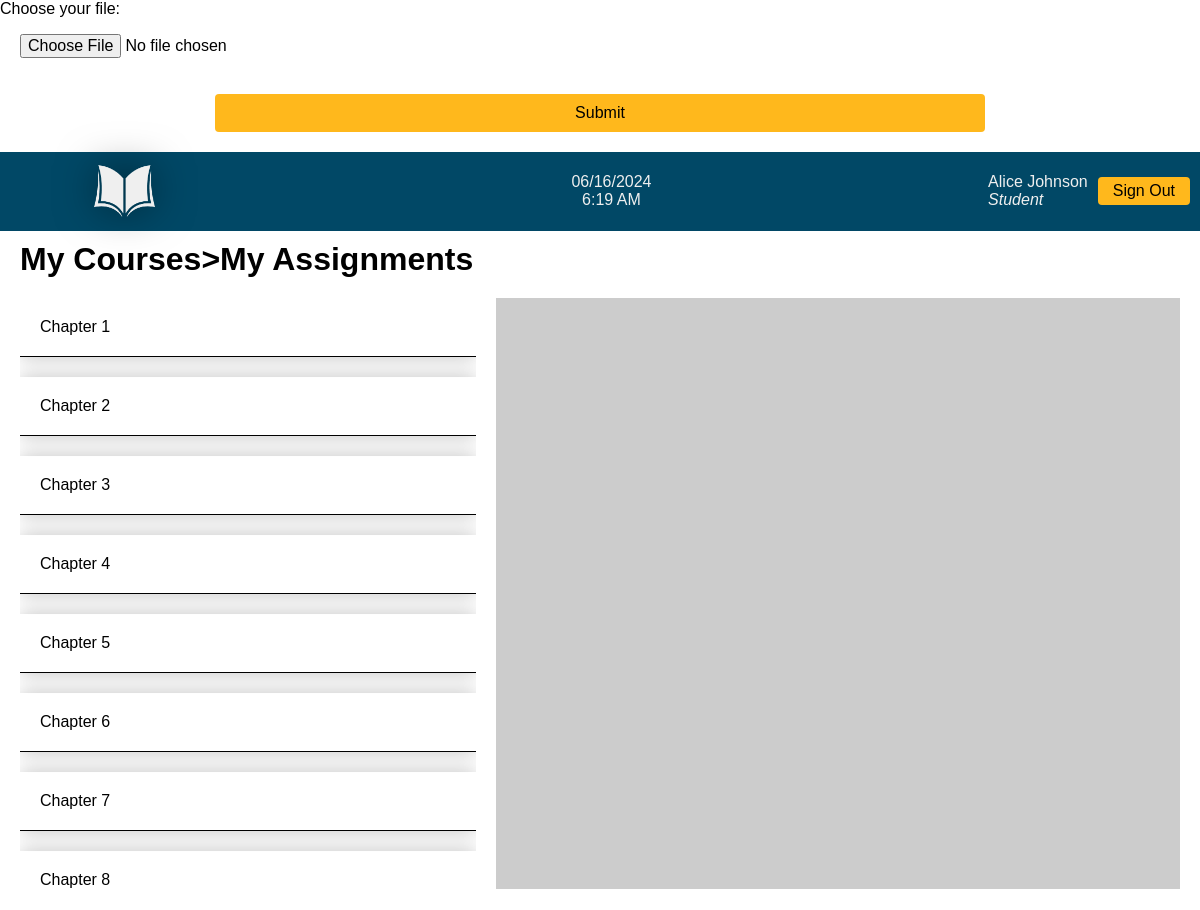
The page /pages/assignment.php?course_code=CACS205 (signed in) on the database as committed earlier.
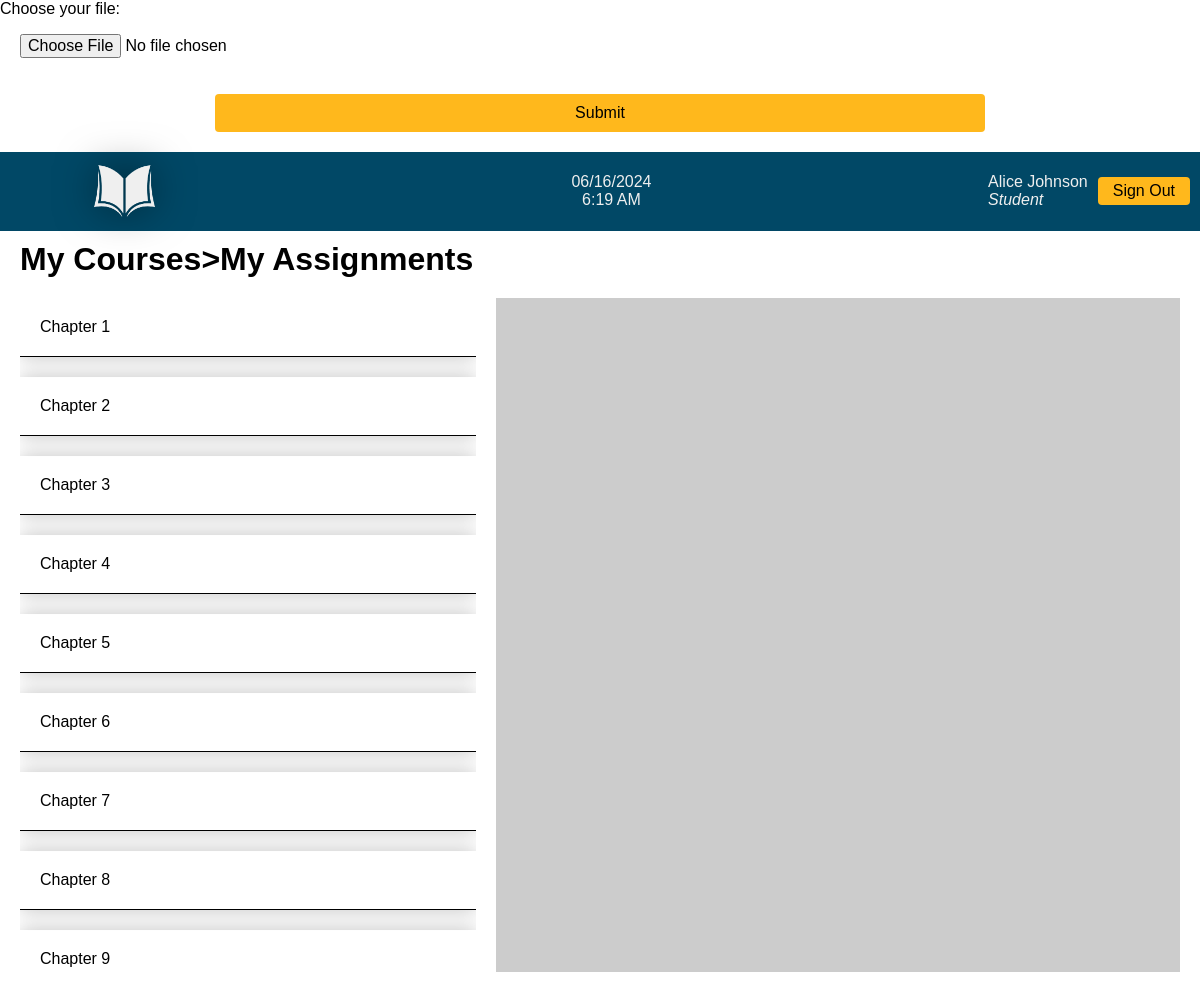
The same page on the database as committed later.
### tables this page shows
CREATE TABLE `students` (
  `student_id` int(11) NOT NULL,
  `fname` varchar(20) DEFAULT NULL,
  `lname` varchar(20) DEFAULT NULL,
  `phone` bigint(20) DEFAULT NULL,
  `email` varchar(40) DEFAULT NULL,
  `username` varchar(8) DEFAULT NULL,
  `password` char(255) DEFAULT NULL,
  `dob` date DEFAULT NULL,
  `batch_year` year(4) DEFAULT NULL
);

CREATE TABLE `assignment_category` (
  `assignment_category_id` int(11) NOT NULL,
  `category_name` varchar(50) NOT NULL,
  `teacher_courses_id` int(11) DEFAULT NULL
);

### database/value_pull.php (called while the page is built, shortened)
<?php
    include_once 'check_result.php';
    function getDetails($username){
        $connection = connectDatabase();
        if ($_SESSION['title'] == 'teacher'){
            $sql = "SELECT teacher_id, fname, lname FROM teachers WHERE username='$username';";
        }
        else if ($_SESSION['title'] == 'student'){
            $sql = "SELECT student_id, fname, lname, batch_year, semester_number FROM students INNER JOIN batch USING (batch_year) WHERE username='$username';";
        }
        $result = mysqli_query($connection,$sql);
        $userDetails=[];
        while ($row = mysqli_fetch_assoc($result)) {
            array_push($userDetails, $row);
       }
       return $userDetails;
    }
    function getSubjectTeacher($course_code){
        $connection = connectDatabase();
        $sql = "SELECT teacher_id,fname, lname from teachers INNER JOIN teacher_courses USING (teacher_id) WHERE course_code='$course_code' AND teacher_courses.active_status=1";
        $result = mysqli_query($connection,$sql);
        $teacherIdName = [];
        while ($row = mysqli_fetch_assoc($result)) {
            array_push($teacherIdName, $row);
        }
        return $teacherIdName;
    }
    function getCategory($teacherId,$courseCode){
        $connection = connectDatabase();
        $sql = "SELECT teacher_courses_id,assignment_category_id,category_name from assignment_category INNER JOIN teacher_courses USING (teacher_courses_id) WHERE teacher_id = '$teacherId' AND course_code = '$courseCode' AND active_status='1';";
        $result = mysqli_query($connection,$sql);
        $categoryNames = [];
        while ($row = mysqli_fetch_assoc($result)) {
            array_push($categoryNames, $row);
        }
        return $categoryNames;
    }
?>

### database/check_result.php (called while the page is built, shortened)
<?php
    function checkResult($result,$connection) {
        if($result && mysqli_num_rows($result)>0){
            return true;
        } else {
            mysqli_close($connection);
            return false;
        }
    }
?>

### pages/assignment.php (the view, shortened to what this page needs)
<?php
    include_once '../database/value_pull.php';
    include_once 'popup_modal.php';
    $title = $_SESSION['title'];
    if(isset($_GET['course_code'])) {
        $courseCode = $_GET['course_code'];
    }
?>
<!DOCTYPE html>
<html lang="en">
<head>
    <link rel="stylesheet" href="../css/style.css">
</head>
<body>
    <?php include_once 'login_navbar.php'; ?>
    <div class="heading">
        <h1><a href="dashboard.php">My Courses</a>>My Assignments</h1>
    </div>
    <div class="course-title">
    </div>
    <div class="assignment-container">
        <div class="left">
            <div class="left-titles">
                <?php
                    if ($title == 'teacher'){
                        $categoryNames = getCategory($_SESSION['teacher_id'],$courseCode);
                    } elseif ($title == 'student') {
                        $teacherId = getSubjectTeacher($courseCode);
                        foreach ($teacherId as $teacherId) {
                            $teacherId = $teacherId['teacher_id'];
                        }
                        $categoryNames = getCategory($teacherId,$courseCode);
                    }
                    if ($categoryNames == false){
                        echo 'No category created.';
                    }else {
                        foreach ($categoryNames as $name){
                ?>
                <div class="category-name" onclick="loadQuestion(<?php echo $name['assignment_category_id'].','.$name['teacher_courses_id'];?>); keepSelected()">
                    <span><?php echo $name['category_name']; ?></span>
                </div>
                <?php
                        }
                    }
                ?>
            </div>
        </div>
        <div class="right">
        </div>
    </div>
</body>
</html>

### pages/popup_modal.php (shortened to what this page needs)
<?php
    include_once '../database/value_pull.php';
    $loggedInUsername = $_SESSION['username'];
    if($_SESSION['title'] == 'student') {
        $userDetails = getDetails($loggedInUsername);
    }
?>
<?php
    if ($_SESSION['title'] == 'student'){
?>
<div id="submit-file" class="modal">
    <form action="" method="post" enctype="multipart/form-data" onsubmit="return validateSubmitFileForm()">
        <div class="input-control">
            <label for="submission-file">Choose your file:</label>
            <input type="file" id="submission-file" name="submission_file">
        </div>
        <div class="form-button">
            <input type="submit" value="Submit" name="submitFile">
        </div>
    </form>
</div>
<?php
    }
?>
<link rel="stylesheet" href="https://cdnjs.cloudflare.com/ajax/libs/jquery-modal/0.9.2/jquery.modal.min.css" />

### pages/login_navbar.php (shortened to what this page needs)
<?php
    include_once '../database/value_pull.php';
    $loggedInUsername = $_SESSION['username'];
    $userDetails = getDetails($loggedInUsername);
    foreach($userDetails as $detail){
        $name = $detail['fname']. ' ' .$detail['lname'];
    }
?>
<div class="nav-header">
    <div class="logo">
        <img src="../images/logo-without-name.svg" alt="Assignment Digitalization">
    </div>
    <div class="nav-time" id="nav-time">
        <div class="date" id="nav-date"></div>
        <div class="clock" id="nav-clock"></div>
    </div>
    <div class="nav-welcome">
        <p>
            <?php echo $name; ?>
            <br>
            <em><?php echo ucfirst(strtolower($_SESSION['title'])) ?></em>
        </p>
    </div>
    <div class="nav-button">
        <a href="sign_out.php"><button onclick="return confirm('Are you sure you want to sign out?');">Sign Out</button></a>
    </div>
</div>

### css/style.css (style rules this page uses)
body { margin:0; padding:0; height: 100%; box-sizing: border-box; font-family: 'Montserrat', sans-serif; }
.logo img { margin-left: 3%; height: 78.6px; width: 234.8px; filter: drop-shadow(0 0 20px #00000080); }
.input-control input { width: calc(100% - 40px); max-width: 100%; border-radius: 4px; padding: 16px 20px; border-width: 0 0 2px 0; transition: 0.25s ease; background-color: #fff; font-size: 16px; }
.form-button { display: flex; justify-content: center; align-items: center; margin-bottom: 2%; margin: 20px 0; }
.form-button input[type="submit"] { padding: 10px 30%; max-width: 100%; font-size:medium; border-radius: 4px; border: none; background: #ffb81c ; cursor: pointer; }
.nav-header { display: flex; background-color: #014866; }
.nav-time { color: #efefef; margin-left: auto; display: flex; flex-direction: column; align-items: center; justify-content: center; }
.nav-welcome { margin-left: auto; display: flex; align-items: center; justify-content: center; }
.nav-welcome p { font-size: 1rem; padding-right: 10px; color: #efefef; }
.nav-button { display: flex; align-items: center; justify-content: center; margin-right: 10px; }
.nav-button button { padding: 5px 15px; background: #ffb81c ; cursor: pointer; border: none; border-radius: 4px; font-size: medium; }
.heading h1 { text-align: left; margin: 10px 20px; }
.heading a { text-decoration: none; color: black; }
.course-title { font-size: 150%; text-align: center; padding-bottom: 10px; }
.assignment-container { display: flex; justify-content: space-between; padding: 0 20px; height: 65vh; column-gap: 20px; }
.assignment-container .left, .assignment-container .right { overflow-x: hidden; overflow-y: auto; display: flex; flex-direction: column; justify-content: space-between; }
.assignment-container .left { flex: 40%; }
.assignment-container .right { background-color: #ccc; flex: 60%; }
.left-titles, .right-titles { display: flex; flex-direction: column; }
.left-titles, .right-titles { gap: 20px; }
.left-titles .category-name { box-shadow: 0 0 20px 0 rgb(0, 0, 0, 0.25); cursor: pointer; border-bottom: 1px solid black; padding:20px; }

Rows that differ between the two databases and show on the page:
added assignment_category: category_name "Chapter 9"
